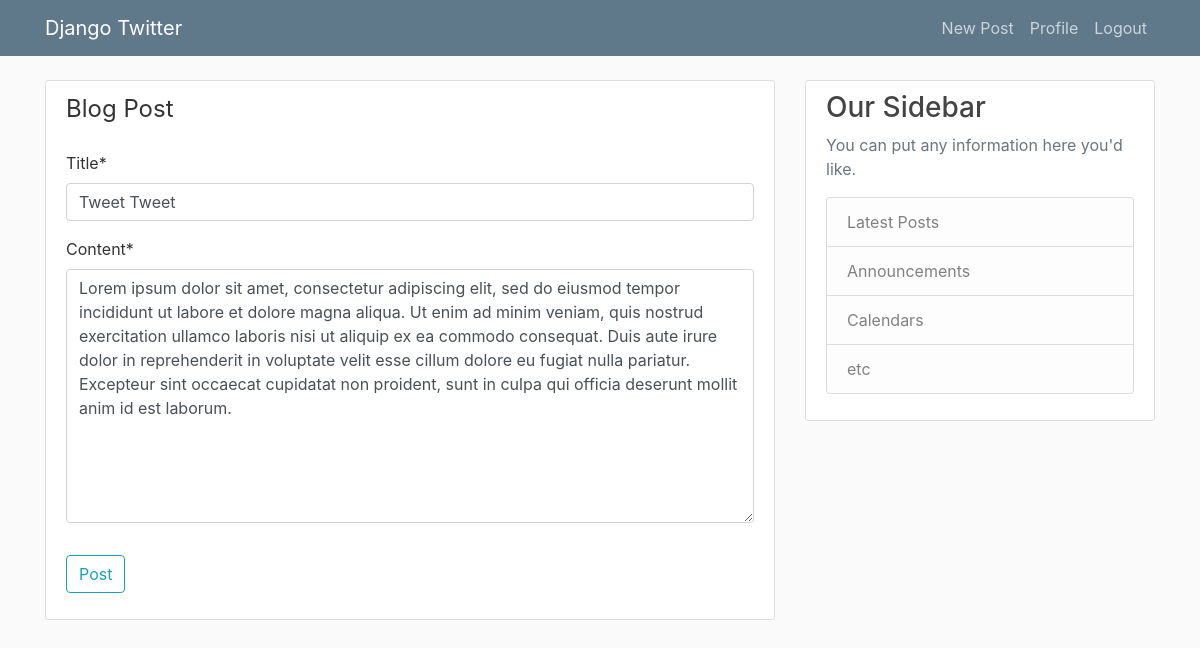
The app's page /post/25/update/ (signed in) with its own data.
### blog/models.py (models this page shows, shortened)
class Post(models.Model):
    title = models.CharField(max_length=100)
    content = models.TextField()
    date_posted = models.DateTimeField(default=timezone.now)
    author = models.ForeignKey(User, on_delete=models.CASCADE)

### blog/views.py (the view, shortened to what this page needs)
# urls.py: path('post/<int:pk>/update/', PostUpdateView.as_view(), name='post-update'),
class PostUpdateView(LoginRequiredMixin, UserPassesTestMixin, UpdateView):
    model = Post
    fields = ['title', 'content']
    def test_func(self):
        post = self.get_object()
        if self.request.user == post.author:
            return True
        return False

### blog/templates/blog/post_form.html (shortened to what this page needs)
{% extends "blog/base.html" %}
{% load crispy_forms_tags %}
{% block content %}
  <div class="content-section">
      <form method="Post">
          <fieldset class="form-group">
              <legend class="border-bottem mb-4">Blog Post</legend>
              {{ form|crispy }}
          </fieldset>
          <div class="form-group">
            <button class="btn btn-outline-info" type="submit">Post</button>
            </div>
      </form>
    </div>
{% endblock content %}

### blog/static/blog/main.css (style rules this page uses)
body { background: #fafafa; color: #333333; margin-top: 5rem; }
.content-section { background: #ffffff; padding: 10px 20px; border: 1px solid #dddddd; border-radius: 3px; margin-bottom: 20px; }

### records on screen
Post: title "Tweet Tweet", content "Lorem ipsum dolor sit amet, consectetur adipiscing elit, sed do eiusmod tempor incididunt ut labore et dolore magna aliqua. Ut enim ad minim veniam, quis nostrud exercitation ullamco laboris nisi ut aliquip ex ea commodo consequat. Duis aute irure dolor in reprehenderit in voluptate velit esse cillum dolore eu fugiat nulla pariatur. Excepteur sint occaecat cupidatat non proident, sunt in culpa qui officia deserunt mollit anim id est laborum."
